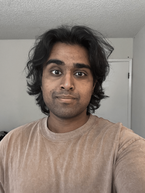
#> input picture proj2/data/selfie.png, 145 x 193 px, shrunk from 579 x 772 before the run; the run also reads 1 picture not shown here
$ python main.py
#> lines starting #> are read from the running program, lines starting #| are printed output that depends on the picture; after the words box and inside, x2 and y2 are one past the last pixel; in counts of white or black regions, pixels touching at a corner belong together; long printed decimals are rounded
### proj2/code/utils.py
import numpy

def convolve_4loop(image: numpy.ndarray, kernel: numpy.ndarray) -> numpy.ndarray:
    kernel_height, kernel_width = kernel.shape
    padded_image = numpy.pad(image, ((kernel_height//2, kernel_height//2), (kernel_width//2, kernel_width//2)), mode='constant')
    output_image = numpy.zeros_like(image)
    for i in range(image.shape[0]):
        for j in range(image.shape[1]):
            for ki in range(kernel_height):
                for kj in range(kernel_width):
                    output_image[i, j] += padded_image[i + ki, j + kj] * kernel[kernel_height - 1 - ki, kernel_width - 1 - kj] # flipped kernel
    return output_image

def convolve_2loop(image: numpy.ndarray, kernel: numpy.ndarray) -> numpy.ndarray:
    kernel_height, kernel_width = kernel.shape

    kernel = numpy.flip(kernel).reshape(-1)

    padded_image = numpy.pad(image, ((kernel_height//2, kernel_height//2), (kernel_width//2, kernel_width//2)), mode='constant')
    output_image = numpy.zeros_like(image)
    for i in range(image.shape[0]):
        for j in range(image.shape[1]):
            image_snippet = padded_image[
                i: i + kernel_height,
                j: j + kernel_width
            ].reshape(-1)

            output_image[i, j] += numpy.dot(image_snippet, kernel)
    return output_image

def normalize(image):
    return (image - image.min()) / (image.max() - image.min())

### proj2/code/main.py
import utils
from align_image_code import align_images
import numpy as np
import cv2 as cv
import scipy.signal
import os
import time

# resolve paths relative to this file so the project runs from anywhere
BASE_PATH = os.path.dirname(os.path.dirname(os.path.abspath(__file__))) + "/"

def part_1_1():
    image = cv.imread(BASE_PATH + "data/selfie.png", cv.IMREAD_GRAYSCALE)
#> image: shape (193, 145); min 0, max 238, mean 132.5
    image = image.astype(np.float32)

    filter = np.ones((9, 9), dtype=np.float32) / 81

    dx = np.array([[1, 0, -1]])
    dy = dx.reshape(3, 1)

    # warm up scipy before timing anything, so the first measurement does not absorb
    # the one-off cost of importing and initialising scipy.signal
    scipy.signal.convolve2d(image, filter, mode='same')

    results = {}
    for kernel_name, kernel in [("box 9x9", filter), ("dx", dx), ("dy", dy)]:
        start = time.perf_counter()
        fourloop = utils.convolve_4loop(image, kernel)
        fourloop_time = time.perf_counter() - start

        start = time.perf_counter()
        twoloop = utils.convolve_2loop(image, kernel)
        twoloop_time = time.perf_counter() - start

        start = time.perf_counter()
        scipy_result = scipy.signal.convolve2d(image, kernel, mode='same')
        scipy_time = time.perf_counter() - start

        results[kernel_name] = (fourloop, twoloop, scipy_result)

        print(f"{kernel_name:8s} runtime  4loop {fourloop_time:7.3f}s  2loop {twoloop_time:7.3f}s  scipy {scipy_time:.4f}s"
              f"  ({fourloop_time/scipy_time:.0f}x and {twoloop_time/scipy_time:.0f}x slower)")
        print(f"{kernel_name:8s} mse      4loop vs scipy {np.mean((fourloop - scipy_result)**2):.6e}"
              f"   2loop vs scipy {np.mean((twoloop - scipy_result)**2):.6e}")
#> this loop made 3 passes
#| box 9x9  mse      4loop vs scipy 1.002075e-09   2loop vs scipy 9.043046e-10
#| dx       mse      4loop vs scipy 0.000000e+00   2loop vs scipy 0.000000e+00
#| dy       mse      4loop vs scipy 0.000000e+00   2loop vs scipy 0.000000e+00
#> pass 1, in part_1_1, `fourloop = utils.convolve_4loop(image, kernel)`:
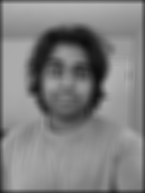
#> fourloop: shape (193, 145) float32; min 13.04, max 182.6, mean 128.4
#> after the loop, results = 3 items

    fourloop_convolved, twoloop_convolved, scipy_convolved = results["box 9x9"]
    fourloop_dx, twoloop_dx, scipy_dx = results["dx"]
    fourloop_dy, twoloop_dy, scipy_dy = results["dy"]

    os.makedirs(BASE_PATH + "/output/part_1_1/", exist_ok=True)

    cv.imwrite(BASE_PATH + "/output/part_1_1/" + "base.png", image)

    cv.imwrite(BASE_PATH + "/output/part_1_1/" + "box4loop.png", fourloop_convolved)
    cv.imwrite(BASE_PATH + "/output/part_1_1/" + "box2loop.png", twoloop_convolved)
    cv.imwrite(BASE_PATH + "/output/part_1_1/" + "boxscipy.png", scipy_convolved)

    cv.imwrite(BASE_PATH + "/output/part_1_1/" + "dx_fourloop.png", fourloop_dx)
    cv.imwrite(BASE_PATH + "/output/part_1_1/" + "dx_twoloop.png", twoloop_dx)
    cv.imwrite(BASE_PATH + "/output/part_1_1/" + "dx_scipy.png", scipy_dx)

    cv.imwrite(BASE_PATH + "/output/part_1_1/" + "dy_fourloop.png", fourloop_dy)
    cv.imwrite(BASE_PATH + "/output/part_1_1/" + "dy_twoloop.png", twoloop_dy)
    cv.imwrite(BASE_PATH + "/output/part_1_1/" + "dy_scipy.png", scipy_dy)


def part_1_2():
    image = cv.imread(BASE_PATH + "data/cameraman.png", cv.IMREAD_GRAYSCALE)
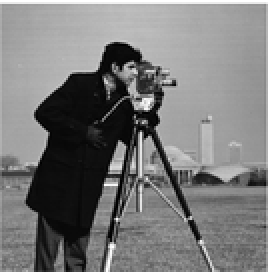
#> input picture proj2/data/cameraman.png, 135 x 136 px, shrunk from 540 x 542 before the run (shown 2 times larger)
#> image is the input picture: shape (136, 135); min 0, max 255, mean 121.9
    image = image.astype(np.float32)

    dx = np.array([[1, 0, -1]])
#> dx = [[1, 0, -1]]
    dy = dx.reshape(3, 1)
#> dy = [1, 0, -1]

    convolved_dx = scipy.signal.convolve2d(image, dx, mode='same')
    convolved_dy = scipy.signal.convolve2d(image, dy, mode='same')
    magnitude_image = np.sqrt(convolved_dx**2 + convolved_dy**2)

    os.makedirs(BASE_PATH + "/output/part_1_2/", exist_ok=True)
    cv.imwrite(BASE_PATH + "/output/part_1_2/" + "partial_dx.png", np.abs(convolved_dx))
    cv.imwrite(BASE_PATH + "/output/part_1_2/" + "partial_dy.png", np.abs(convolved_dy))
    cv.imwrite(BASE_PATH + "/output/part_1_2/" + "gradient_magnitude.png", magnitude_image)

    for threshold in [10, 30, 60, 100]:
        cv.imwrite(BASE_PATH + "/output/part_1_2/" + f"gradient_magnitude_{threshold}.png",
                   (magnitude_image >= threshold)*255)
#> this loop made 4 passes
#> pass 1, in part_1_2, `cv.imwrite(BASE_PATH + "/output/part_1_2/" + f"gradient_magnitude_{thr..`:
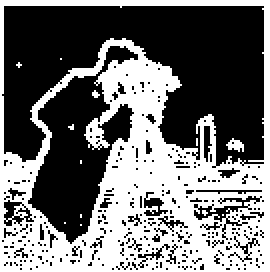
#> saved as gradient_magnitude_10.png: shape (136, 135) (shown 2 times larger); 44.3% white; 13 white regions (11 under 20 px), largest, box (x1, y1, x2, y2) and area: (0, 0, 135, 136) 8060, (113, 69, 122, 76) 37

def part_1_3():
    image = cv.imread(BASE_PATH + "data/cameraman.png", cv.IMREAD_GRAYSCALE)
    image = image.astype(np.float32)
    threshold = 60

    one_d_gaussian = cv.getGaussianKernel(9, 1)
#> one_d_gaussian = [0.000134, 0.00443, 0.054, 0.242, 0.399, 0.242, 0.054, 0.00443, 0.000134]
    gaussian_kernel = one_d_gaussian @ one_d_gaussian.T
    dx = np.array([[1, 0, -1]])
#> dx = [[1, 0, -1]]
    dy = dx.reshape(3, 1)
#> dy = [1, 0, -1]

    ## Gaussian then Derivative
    convolved_gauss = scipy.signal.convolve2d(image, gaussian_kernel, mode='same')
    convolved_dx = scipy.signal.convolve2d(convolved_gauss, dx, mode='same')
    convolved_dy = scipy.signal.convolve2d(convolved_gauss, dy, mode='same')
    gauss_then_derivative = np.sqrt(convolved_dx**2 + convolved_dy**2)

    ## Derivative over Gaussian
    dog_x = scipy.signal.convolve2d(gaussian_kernel, dx, mode='full')
    dog_y = scipy.signal.convolve2d(gaussian_kernel, dy, mode='full')

    dog_dx = scipy.signal.convolve2d(image, dog_x, mode='same')
    dog_dy = scipy.signal.convolve2d(image, dog_y, mode='same')
    derivative_then_gauss = np.sqrt(dog_dx**2 + dog_dy**2)

    # the two routes are the same computation, so this should be ~0.
    difference = np.abs(gauss_then_derivative - derivative_then_gauss)
    print("max difference between the two routes:", difference.max())
#| max difference between the two routes: 75.510

    os.makedirs(BASE_PATH + "/output/part_1_3/", exist_ok=True)
    cv.imwrite(BASE_PATH + "/output/part_1_3/" + "blurred.png", convolved_gauss)
    cv.imwrite(BASE_PATH + "/output/part_1_3/" + "partial_dx.png", np.abs(convolved_dx))
    cv.imwrite(BASE_PATH + "/output/part_1_3/" + "partial_dy.png", np.abs(convolved_dy))
    cv.imwrite(BASE_PATH + "/output/part_1_3/" + "dog_partial_dx.png", np.abs(dog_dx))
    cv.imwrite(BASE_PATH + "/output/part_1_3/" + "dog_partial_dy.png", np.abs(dog_dy))

    cv.imwrite(BASE_PATH + "/output/part_1_3/" + "gauss_then_derivative.png", gauss_then_derivative)
    cv.imwrite(BASE_PATH + "/output/part_1_3/" + "derivative_then_gauss.png", derivative_then_gauss)
    cv.imwrite(BASE_PATH + "/output/part_1_3/" + "gauss_then_derivative_binarized.png", (gauss_then_derivative >= threshold)*255)
    cv.imwrite(BASE_PATH + "/output/part_1_3/" + "derivative_then_gauss_binarized.png", (derivative_then_gauss >= threshold)*255)

    # upscale with nearest neighbor so each filter cell becomes a solid block, still visibly 9x11
    scaled_dogx = cv.resize(utils.normalize(dog_x) * 255, (0, 0), fx=30, fy=30, interpolation=cv.INTER_NEAREST)
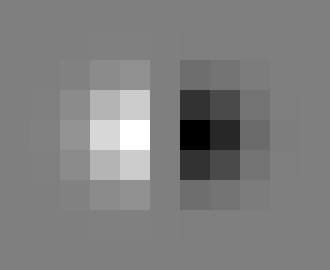
#> scaled_dogx: shape (270, 330) float64; min 0, max 255, mean 127.5
    scaled_dogy = cv.resize(utils.normalize(dog_y) * 255, (0, 0), fx=30, fy=30, interpolation=cv.INTER_NEAREST)
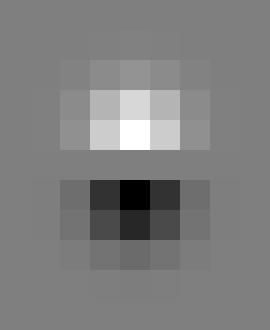
#> scaled_dogy: shape (330, 270) float64; min 0, max 255, mean 127.5

    cv.imwrite(BASE_PATH + "/output/part_1_3/" + f"filter_dogx.png", scaled_dogx)
    cv.imwrite(BASE_PATH + "/output/part_1_3/" + f"filter_dogy.png", scaled_dogy)


def part_2_1():
    one_d_gaussian = cv.getGaussianKernel(9, 1)
    gaussian_kernel = one_d_gaussian @ one_d_gaussian.T

    identity = np.zeros((9, 9))
    identity[4, 4] = 1

    # Run over images
    os.makedirs(BASE_PATH + "/output/part_2_1/", exist_ok=True)

    for name in ["selfie2.jpeg", "taj.jpg", "dcmp-chit.jpeg"]:
        image = cv.imread(BASE_PATH + "data/" + name, cv.IMREAD_GRAYSCALE)
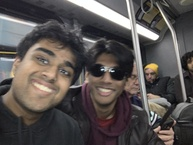
#> input picture proj2/data/selfie2.jpeg, 193 x 145 px, shrunk from 772 x 579 before the run
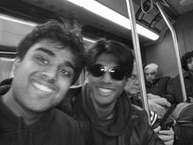
#> image: shape (145, 193); min 5, max 255, mean 84.3
        image = image.astype(np.float32)

        stem = name.split(".")[0]
        blurred = scipy.signal.convolve2d(image, gaussian_kernel, mode='same')
        cv.imwrite(BASE_PATH + "/output/part_2_1/" + f"{stem}_base.png", image)
        cv.imwrite(BASE_PATH + "/output/part_2_1/" + f"{stem}_blurred.png", blurred)
        cv.imwrite(BASE_PATH + "/output/part_2_1/" + f"{stem}_highfreq.png", np.abs(image - blurred))

        for a in [1, 2, 5, 7]:
            sharpen_kernel = (1+a)*identity - (a)*gaussian_kernel
            sharpened = scipy.signal.convolve2d(image, sharpen_kernel, mode='same')
            cv.imwrite(BASE_PATH + "/output/part_2_1/" + f"{stem}_sharpened_{a}.png", sharpened)

    # take a sharp image, blur it ourselves, then try to recover it by sharpening
    image = cv.imread(BASE_PATH + "data/cabo.jpeg", cv.IMREAD_GRAYSCALE)
    image = image.astype(np.float32)
    blurred = scipy.signal.convolve2d(image, gaussian_kernel, mode='same')

    cv.imwrite(BASE_PATH + "/output/part_2_1/" + "cabo_base.png", image)
    cv.imwrite(BASE_PATH + "/output/part_2_1/" + "cabo_blurred.png", blurred)

    for a in [1, 2, 5, 7]:
        sharpen_kernel = (1+a)*identity - (a)*gaussian_kernel
        unblurred = scipy.signal.convolve2d(blurred, sharpen_kernel, mode='same')
        cv.imwrite(BASE_PATH + "/output/part_2_1/" + f"cabo_unblurred_{a}.png", unblurred)

def part_2_2():
    pairs = [
        ("selfie_dog", "selfie.png", "dog.jpeg", 6, 8, 0.8),
        ("selfie_passport", "selfie.png", "passport.JPG", 4, 10, 2.5),
        ("nutmeg_DerekPicture", "nutmeg.jpg", "DerekPicture.jpg", 4, 8, 4.5),
        # the same cat pair with derek's eyes marked up at his hairline, so the alignment
        # translates the cat off his face. kept as a worked example of what goes wrong.
        ("nutmeg_misaligned", "nutmeg.jpg", "DerekPicture.jpg", 4, 8, 4.5),
    ]

    points = {
        "selfie_dog":
            ((222.0, 292.0), (318.0, 292.0),
             (163.0, 272.0), (372.0, 275.0)),
        "selfie_passport":
            ((222.0, 292.0), (318.0, 292.0),
             (592.0, 700.0), (885.0, 700.0)),
        "nutmeg_DerekPicture":
            ((585.0, 290.0), (745.0, 368.0),
             (250.0, 337.0), (437.0, 333.0)),
        "nutmeg_misaligned":
            ((585.0, 290.0), (745.0, 368.0),
             (250.0, 180.0), (437.0, 176.0)),
    }

    os.makedirs(BASE_PATH + "/output/part_2_2/", exist_ok=True)

    for stem, high_name, low_name, high_sigma, low_sigma, high_weight in pairs:
        high_image = cv.imread(BASE_PATH + "data/" + high_name, cv.IMREAD_GRAYSCALE) / 255.
#> (the run stopped early here; a loop or call above may not have finished)
